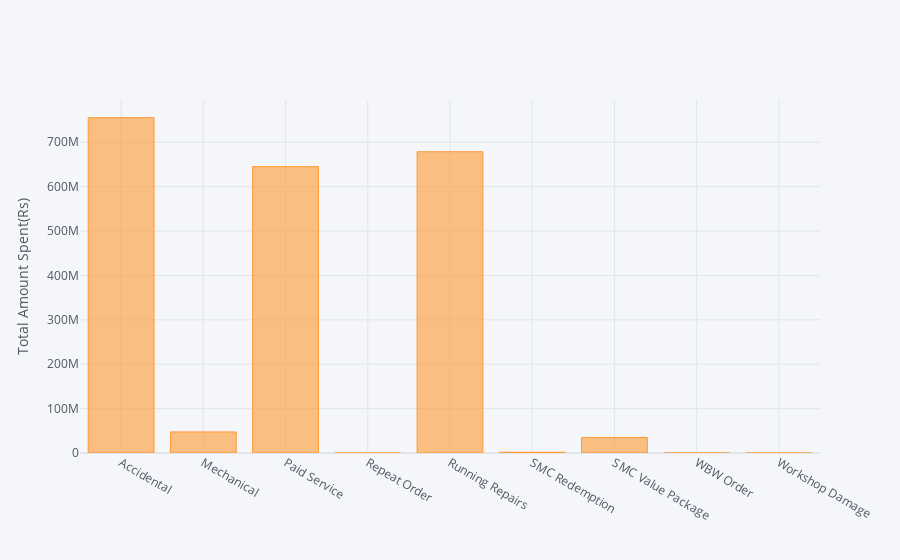

The notebook cell saved with this chart:
### Code cell
Final_Invoice.groupby(['Order Type'])['Total Amt Wtd Tax.'].sum().iplot(kind='bar', yTitle="Total Amount Spent(Rs)")

### Figure 1 — Plotly figure (JSON) as saved in the notebook; plotly's stock layout.template omitted (floating-point values rounded to 4 significant figures)
{"data": [{"marker": {"color": "rgba(255, 153, 51, 0.6)", "line": {"color": "rgba(255, 153, 51, 1.0)", "width": 1}}, "name": "Total Amt Wtd Tax.", "orientation": "v", "text": "", "type": "bar", "x": ["Accidental", "Mechanical", "Paid Service", "Repeat Order", "Running Repairs", "SMC Redemption", "SMC Value Package", "WBW Order", "Workshop Damage"], "y": [755500000.0, 47460000.0, 645200000.0, 4007.0, 678700000.0, 1674000.0, 35080000.0, 131300.0, 0]}], "layout": {"legend": {"bgcolor": "#F5F6F9", "font": {"color": "#4D5663"}}, "paper_bgcolor": "#F5F6F9", "plot_bgcolor": "#F5F6F9", "title": {"font": {"color": "#4D5663"}}, "xaxis": {"gridcolor": "#E1E5ED", "showgrid": true, "tickfont": {"color": "#4D5663"}, "title": {"font": {"color": "#4D5663"}, "text": ""}, "zerolinecolor": "#E1E5ED"}, "yaxis": {"gridcolor": "#E1E5ED", "showgrid": true, "tickfont": {"color": "#4D5663"}, "title": {"font": {"color": "#4D5663"}, "text": "Total Amount Spent(Rs)"}, "zerolinecolor": "#E1E5ED"}}}
